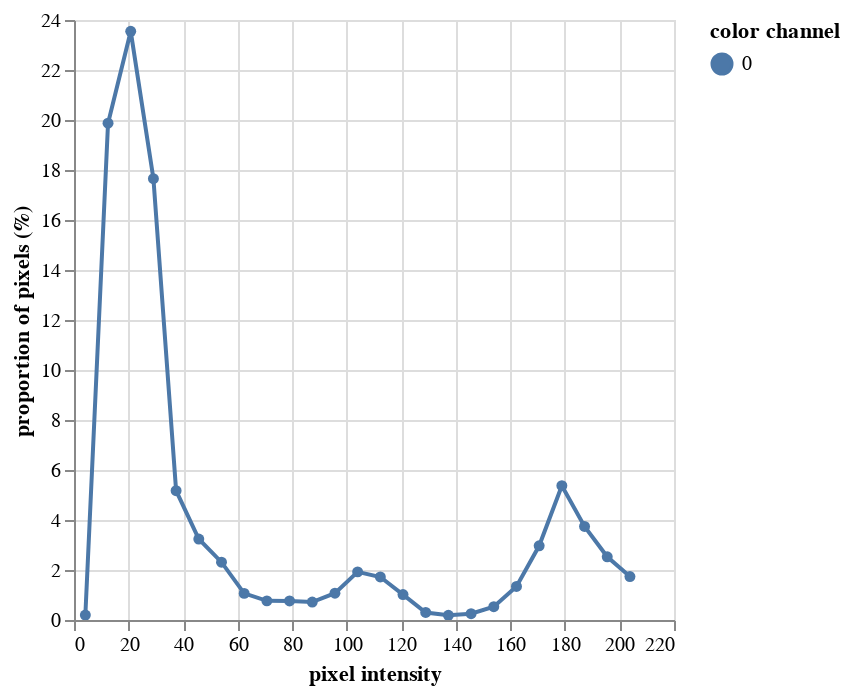

Write notebook code for a chart like this one.
### Code cell
hist = pcv.visualize.histogram(img=l_channel, bins=25)

### Figure 1 — Vega-Lite specification as saved in the notebook (floating-point values rounded to 4 significant figures)
{"config": {"view": {"continuousWidth": 300, "continuousHeight": 300}}, "data": {"name": "data-26fdd2210510736520defbb46d6fc2fd"}, "mark": {"type": "line", "point": true}, "encoding": {"color": {"field": "color channel", "type": "nominal"}, "tooltip": [{"field": "pixel intensity", "type": "quantitative"}, {"field": "proportion of pixels (%)", "type": "quantitative"}], "x": {"field": "pixel intensity", "type": "quantitative"}, "y": {"field": "proportion of pixels (%)", "type": "quantitative"}}, "params": [{"name": "param_17", "select": {"type": "interval", "encodings": ["x", "y"]}, "bind": "scales"}], "$schema": "https://vega.github.io/schema/vega-lite/v5.20.1.json", "datasets": {"data-26fdd2210510736520defbb46d6fc2fd": [{"pixel intensity": 4.16, "proportion of pixels (%)": 0.196, "hist_count": 741, "color channel": "0"}, {"pixel intensity": 12.48, "proportion of pixels (%)": 19.87, "hist_count": 75110, "color channel": "0"}, {"pixel intensity": 20.8, "proportion of pixels (%)": 23.55, "hist_count": 89007, "color channel": "0"}, {"pixel intensity": 29.12, "proportion of pixels (%)": 17.65, "hist_count": 66726, "color channel": "0"}, {"pixel intensity": 37.44, "proportion of pixels (%)": 5.173, "hist_count": 19554, "color channel": "0"}, {"pixel intensity": 45.76, "proportion of pixels (%)": 3.239, "hist_count": 12244, "color channel": "0"}, {"pixel intensity": 54.08, "proportion of pixels (%)": 2.313, "hist_count": 8743, "color channel": "0"}, {"pixel intensity": 62.4, "proportion of pixels (%)": 1.065, "hist_count": 4025, "color channel": "0"}, {"pixel intensity": 70.72, "proportion of pixels (%)": 0.7653, "hist_count": 2893, "color channel": "0"}, {"pixel intensity": 79.04, "proportion of pixels (%)": 0.7638, "hist_count": 2887, "color channel": "0"}, {"pixel intensity": 87.36, "proportion of pixels (%)": 0.7185, "hist_count": 2716, "color channel": "0"}, {"pixel intensity": 95.68, "proportion of pixels (%)": 1.071, "hist_count": 4048, "color channel": "0"}, {"pixel intensity": 104.0, "proportion of pixels (%)": 1.925, "hist_count": 7278, "color channel": "0"}, {"pixel intensity": 112.3, "proportion of pixels (%)": 1.72, "hist_count": 6502, "color channel": "0"}, {"pixel intensity": 120.6, "proportion of pixels (%)": 1.017, "hist_count": 3846, "color channel": "0"}, {"pixel intensity": 129.0, "proportion of pixels (%)": 0.3011, "hist_count": 1138, "color channel": "0"}, {"pixel intensity": 137.3, "proportion of pixels (%)": 0.187, "hist_count": 707, "color channel": "0"}, {"pixel intensity": 145.6, "proportion of pixels (%)": 0.2516, "hist_count": 951, "color channel": "0"}, {"pixel intensity": 153.9, "proportion of pixels (%)": 0.5307, "hist_count": 2006, "color channel": "0"}, {"pixel intensity": 162.2, "proportion of pixels (%)": 1.343, "hist_count": 5076, "color channel": "0"}, {"pixel intensity": 170.6, "proportion of pixels (%)": 2.968, "hist_count": 11219, "color channel": "0"}, {"pixel intensity": 178.9, "proportion of pixels (%)": 5.373, "hist_count": 20310, "color channel": "0"}, {"pixel intensity": 187.2, "proportion of pixels (%)": 3.743, "hist_count": 14148, "color channel": "0"}, {"pixel intensity": 195.5, "proportion of pixels (%)": 2.527, "hist_count": 9553, "color channel": "0"}, {"pixel intensity": 203.8, "proportion of pixels (%)": 1.739, "hist_count": 6572, "color channel": "0"}]}}
